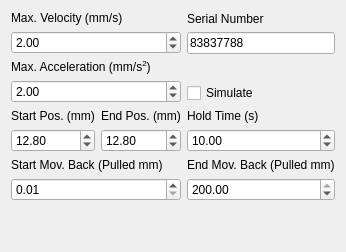
         <widget class="QWidget" name="flameInOutTab">
          <attribute name="title">
           <string>Flame In-Out</string>
          </attribute>
          <layout class="QGridLayout" name="gridLayout_5">
           <item row="2" column="0">
            <layout class="QHBoxLayout" name="horizontalLayout_17">
             <property name="rightMargin">
              <number>0</number>
             </property>
             <property name="bottomMargin">
              <number>0</number>
             </property>
             <item>
              <layout class="QVBoxLayout" name="verticalLayout_13">
               <item>
                <widget class="QLabel" name="label_12">
                 <property name="text">
                  <string>&lt;html&gt;&lt;head/&gt;&lt;body&gt;&lt;p&gt;Start Pos. (mm)&lt;/p&gt;&lt;/body&gt;&lt;/html&gt;</string>
                 </property>
                </widget>
               </item>
               <item>
                <widget class="QDoubleSpinBox" name="flameIOMovSpin">
                 <property name="maximum">
                  <double>25.000000000000000</double>
                 </property>
                 <property name="value">
                  <double>12.800000000000001</double>
                 </property>
                </widget>
               </item>
              </layout>
             </item>
             <item>
              <layout class="QVBoxLayout" name="verticalLayout_55">
               <property name="bottomMargin">
                <number>0</number>
               </property>
               <item>
                <widget class="QLabel" name="label_52">
                 <property name="text">
                  <string>End Pos. (mm)</string>
                 </property>
                </widget>
               </item>
               <item>
                <widget class="QDoubleSpinBox" name="flameIOMov2Spin">
                 <property name="maximum">
                  <double>25.000000000000000</double>
                 </property>
                 <property name="value">
                  <double>12.800000000000001</double>
                 </property>
                </widget>
               </item>
              </layout>
             </item>
            </layout>
           </item>
           <item row="6" column="0">
            <spacer name="verticalSpacer_2">
             <property name="orientation">
              <enum>Qt::Vertical</enum>
             </property>
             <property name="sizeHint" stdset="0">
              <size>
               <width>20</width>
               <height>40</height>
              </size>
             </property>
            </spacer>
           </item>
           <item row="0" column="0">
            <layout class="QVBoxLayout" name="verticalLayout_11">
             <item>
              <widget class="QLabel" name="label_10">
               <property name="text">
                <string>&lt;html&gt;&lt;head/&gt;&lt;body&gt;&lt;p&gt;Max. Velocity (mm/s)&lt;/p&gt;&lt;/body&gt;&lt;/html&gt;</string>
               </property>
              </widget>
             </item>
             <item>
              <widget class="QDoubleSpinBox" name="flameIOVelSpin">
               <property name="minimum">
                <double>0.010000000000000</double>
               </property>
               <property name="maximum">
                <double>10.000000000000000</double>
               </property>
               <property name="value">
                <double>2.000000000000000</double>
               </property>
              </widget>
             </item>
            </layout>
           </item>
           <item row="1" column="0">
            <layout class="QVBoxLayout" name="verticalLayout_12">
             <item>
              <widget class="QLabel" name="label_11">
               <property name="text">
                <string>&lt;html&gt;&lt;head/&gt;&lt;body&gt;&lt;p&gt;Max. Acceleration (mm/s&lt;span style=&quot; vertical-align:super;&quot;&gt;2&lt;/span&gt;)&lt;/p&gt;&lt;/body&gt;&lt;/html&gt;</string>
               </property>
              </widget>
             </item>
             <item>
              <widget class="QDoubleSpinBox" name="flameIOAccelSpin">
               <property name="minimum">
                <double>0.010000000000000</double>
               </property>
               <property name="maximum">
                <double>10.000000000000000</double>
               </property>
               <property name="value">
                <double>2.000000000000000</double>
               </property>
              </widget>
             </item>
            </layout>
           </item>
           <item row="0" column="2">
            <layout class="QVBoxLayout" name="verticalLayout_10">
             <item>
              <widget class="QLabel" name="label_9">
               <property name="text">
                <string>Serial Number</string>
               </property>
              </widget>
             </item>
             <item>
              <widget class="QLineEdit" name="flameIOSerialText">
               <property name="sizePolicy">
                <sizepolicy hsizetype="Minimum" vsizetype="Fixed">
                 <horstretch>0</horstretch>
                 <verstretch>0</verstretch>
                </sizepolicy>
               </property>
               <property name="text">
                <string>83837788</string>
               </property>
              </widget>
             </item>
            </layout>
           </item>
           <item row="1" column="2">
            <layout class="QVBoxLayout" name="verticalLayout_44">
             <item>
              <widget class="QLabel" name="label_40">
               <property name="text">
                <string/>
               </property>
              </widget>
             </item>
             <item>
              <widget class="QCheckBox" name="fioSimCheck">
               <property name="text">
                <string>Simulate</string>
               </property>
               <property name="checked">
                <bool>false</bool>
               </property>
              </widget>
             </item>
            </layout>
           </item>
           <item row="2" column="2">
            <layout class="QVBoxLayout" name="verticalLayout_14">
             <item>
              <widget class="QLabel" name="label_13">
               <property name="text">
                <string>&lt;html&gt;&lt;head/&gt;&lt;body&gt;&lt;p&gt;Hold Time (s)&lt;/p&gt;&lt;/body&gt;&lt;/html&gt;</string>
               </property>
              </widget>
             </item>
             <item>
              <widget class="QDoubleSpinBox" name="flameIOHoldSpin">
               <property name="value">
                <double>10.000000000000000</double>
               </property>
              </widget>
             </item>
            </layout>
           </item>
           <item row="5" column="2">
            <layout class="QVBoxLayout" name="verticalLayout_57">
             <item>
              <widget class="QLabel" name="label_54">
               <property name="text">
                <string>End Mov. Back (Pulled mm)</string>
               </property>
              </widget>
             </item>
             <item>
              <widget class="QDoubleSpinBox" name="flameIOTrigger2Spin">
               <property name="minimum">
                <double>0.010000000000000</double>
               </property>
               <property name="maximum">
                <double>200.000000000000000</double>
               </property>
               <property name="value">
                <double>200.000000000000000</double>
               </property>
              </widget>
             </item>
            </layout>
           </item>
           <item row="5" column="0">
            <layout class="QVBoxLayout" name="verticalLayout_56">
             <item>
              <widget class="QLabel" name="label_53">
               <property name="text">
                <string>Start Mov. Back (Pulled mm)</string>
               </property>
              </widget>
             </item>
             <item>
              <widget class="QDoubleSpinBox" name="flameIOTrigger1Spin">
               <property name="minimum">
                <double>0.010000000000000</double>
               </property>
               <property name="maximum">
                <double>200.000000000000000</double>
               </property>
               <property name="value">
                <double>0.010000000000000</double>
               </property>
              </widget>
             </item>
            </layout>
           </item>
          </layout>
         </widget>
